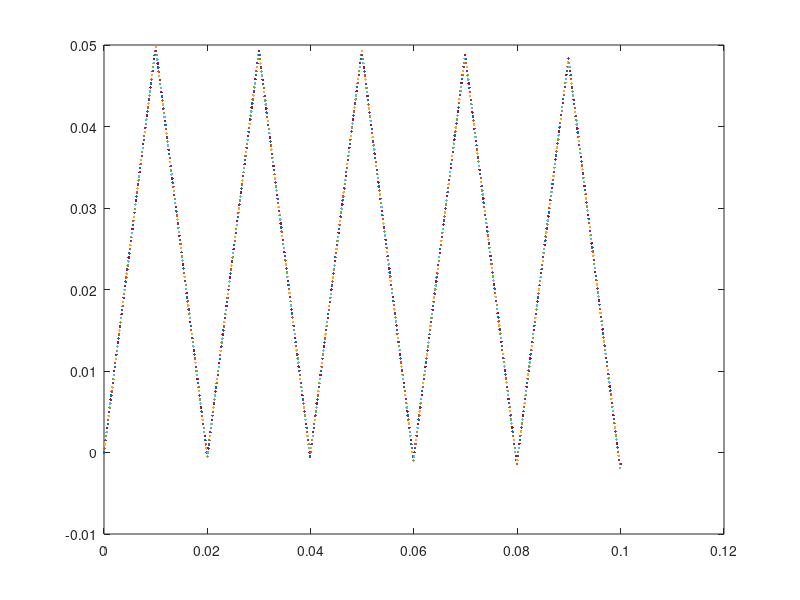

Reproduce this figure in MATLAB.
R = 10000;  %resistance
C = 0.0001; %capacitance
v = 0;      %Voltage
t = 0;      %time

h = 0.0001;
t_section = 0.1;
n = t_section./h;

plot(t,v,'.')
hold on
for i=1:n
   t = t + h;
   v = v + h.*(-v + (-1).^floor(t./0.01).*5)./(R.*C);
   plot(t,v,'.')
   hold on
end